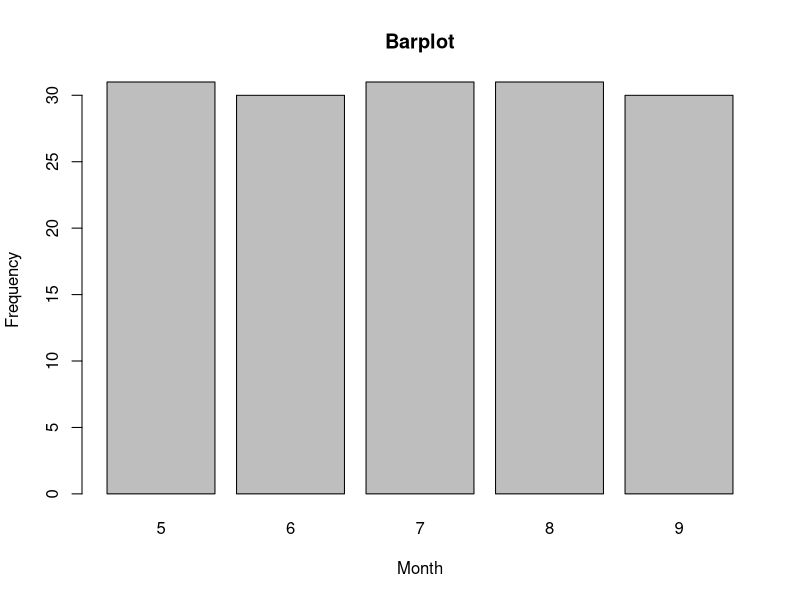
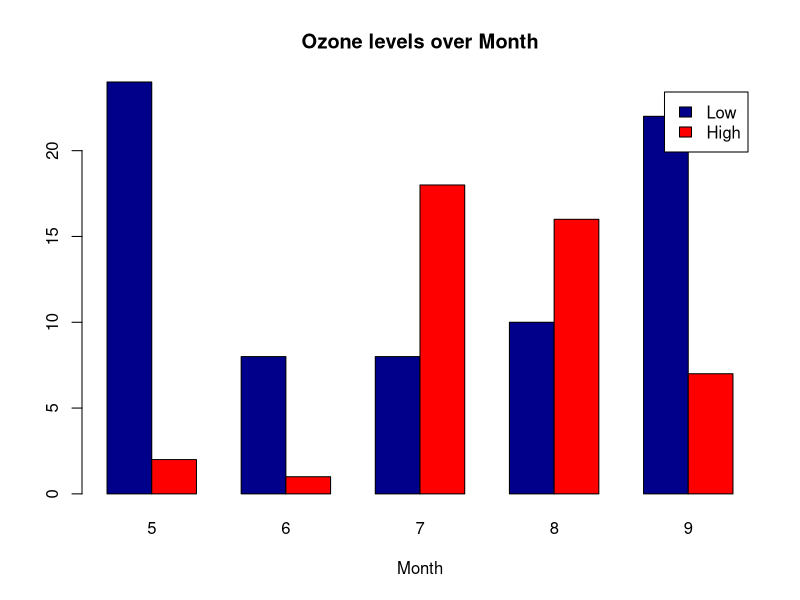
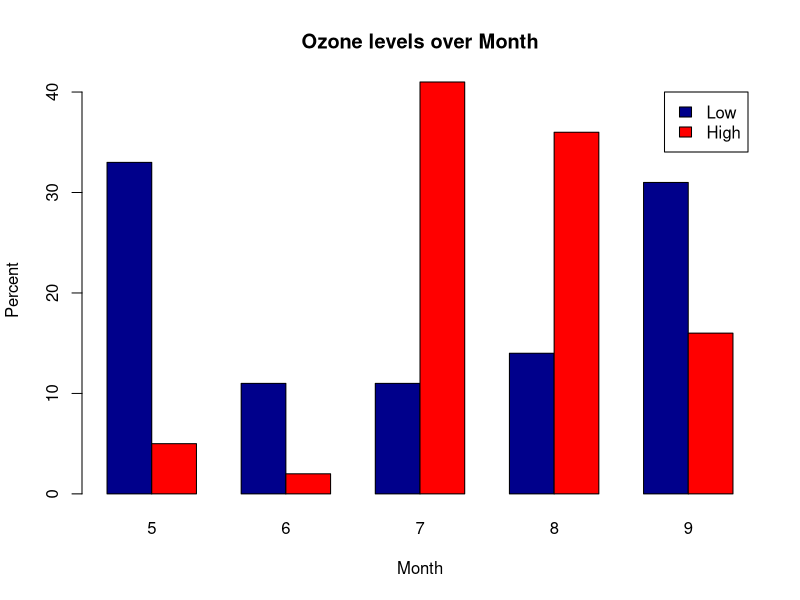
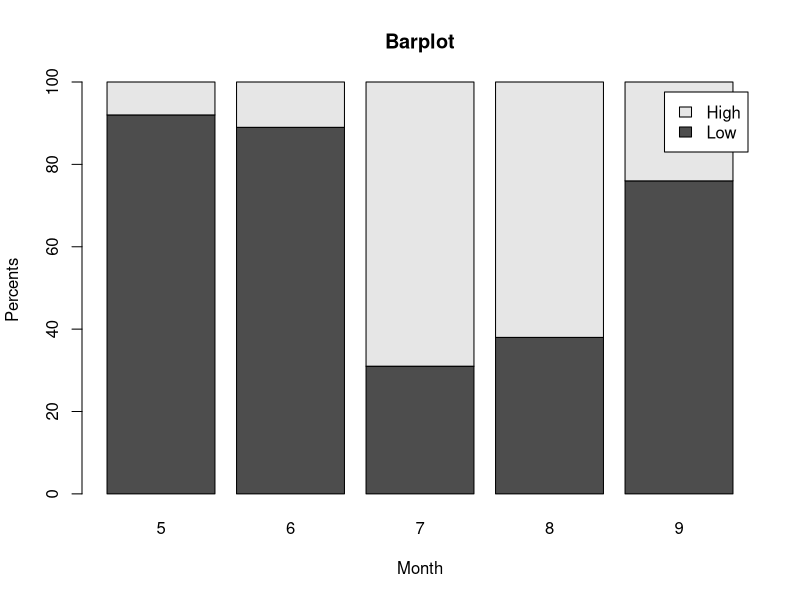
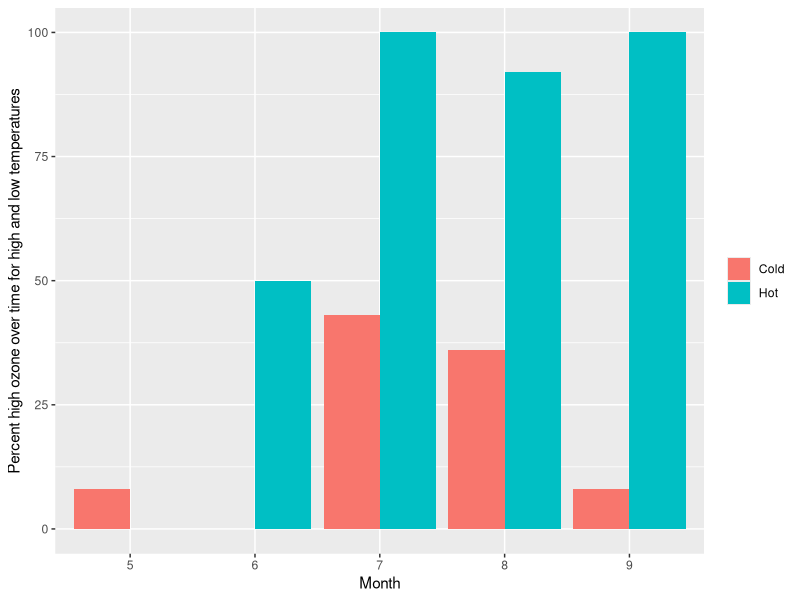
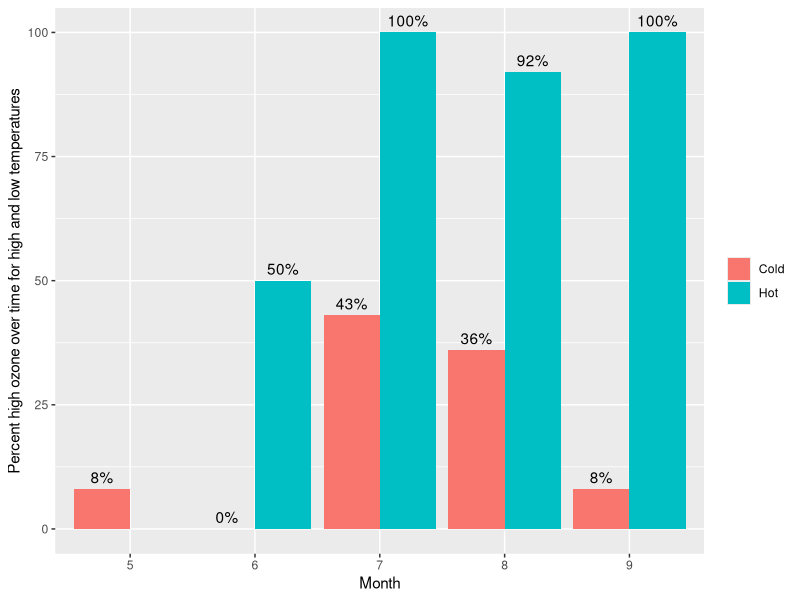
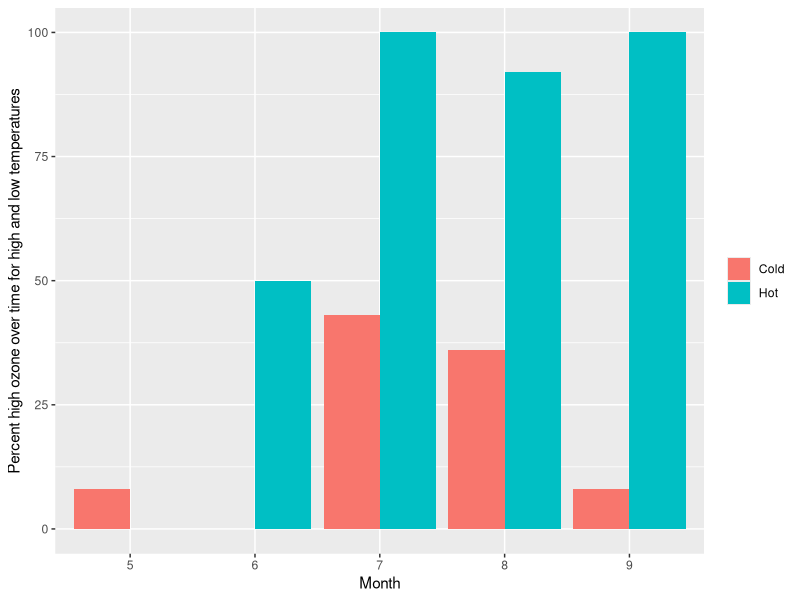
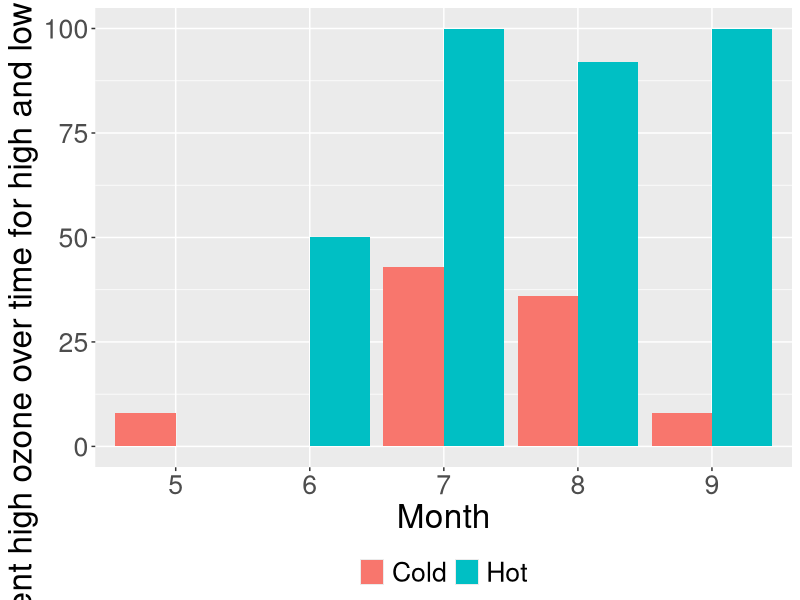

Reproduce these figures in R, in order.
library(ggplot2)
#load data, in this case using example data from R
air<-airquality
#add two more categorical variable to the data
air$Temp_cat<-air$Temp<85
air$Temp_cat<-factor(air$Temp_cat,c('TRUE','FALSE'))
levels(air$Temp_cat)<-c('Cold','Hot')
mean(air$Ozone, na.rm=T)
air$Ozone_cat<-air$Ozone<42
air$Ozone_cat<-factor(air$Ozone_cat,c('TRUE','FALSE'))
levels(air$Ozone_cat)<-c('Low','High')

# most basic barplot, with labels
temp<-table(air$Month)
barplot(temp, main='Barplot',ylab='Frequency',xlab='Month')

# base R grouped bar plot
counts <- table(air$Ozone_cat, air$Month)
barplot(counts, main="Ozone levels over Month",xlab="Month", col=c("darkblue","red"), legend = rownames(counts), beside=TRUE)

# base R groups with percents across months
counts <- table(air$Ozone_cat, air$Month)
temp<-round(prop.table(counts,1)*100)
temp
barplot(temp, main="Ozone levels over Month",xlab="Month", ylab='Percent', col=c("darkblue","red"), legend = rownames(counts), beside=TRUE)

# base R groups with percent high/low within each month
temp<-table(air$Ozone_cat, air$Month)
temp<-round(prop.table(temp,2)*100)
temp
barplot(temp, main='Barplot',ylab='Percents',xlab='Month',legend = rownames(temp))

### THREE WAY BARCHART AND BARCHART OPTIONS USING GGPLOT ###
# create precent high ozone percents table
temp<-ftable(air$Temp_cat,air$Month, air$Ozone_cat)
temp<-round(prop.table(temp,1)*100)
temp
temp<-as.data.frame(temp)
temp
temp<-temp[which(temp$Var3=='High'),]
temp

# three categorical variable comparison with x and y labels, but no legend title
ggplot(data=temp, aes(x=Var2, y=Freq, fill=Var1)) +geom_bar(stat="identity", position=position_dodge())+
  labs(y='Percent high ozone over time for high and low temperatures',fill=NULL,x='Month')

# add the text percent on top of bars
ggplot(data=temp, aes(x=Var2, y=Freq, fill=Var1)) +geom_bar(stat="identity", position=position_dodge())+
  labs(y='Percent high ozone over time for high and low temperatures',fill=NULL,x='Month')+
  geom_text(data = temp, aes(label=paste0(as.character(temp$Freq),'%')), position=position_dodge(width=.9), vjust=-.5)

# expand x axis to range from 0 to 100 (since percents)
ggplot(data=temp, aes(x=Var2, y=Freq, fill=Var1)) +geom_bar(stat="identity", position=position_dodge())+
  labs(y='Percent high ozone over time for high and low temperatures',fill=NULL,x='Month')+
  expand_limits(y=c(0,100))

# move legend location and change text size of all text
ggplot(data=temp, aes(x=Var2, y=Freq, fill=Var1)) +geom_bar(stat="identity", position=position_dodge())+
  labs(y='Percent high ozone over time for high and low temperatures',fill=NULL,x='Month')+
  theme(legend.position="bottom",text = element_text(size = 24))

# move legend location and change text size of all text
ggplot(data=temp, aes(x=Var2, y=Freq, fill=Var1)) +geom_bar(stat="identity", position=position_dodge())+
  labs(y='Percent high ozone over time for high and low temperatures',fill=NULL,x='Month')+
  scale_fill_manual(values=c('#088da5','#fa8072'))

